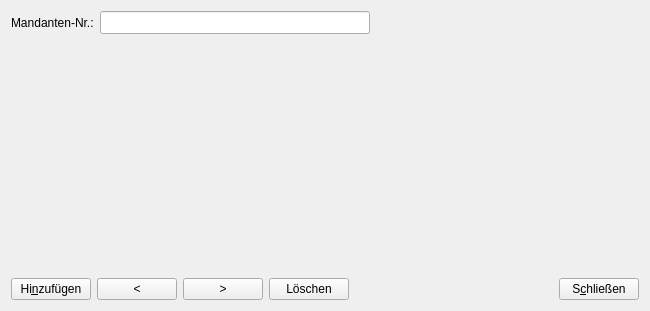
<?xml version="1.0" encoding="UTF-8"?>
<ui version="4.0">
 <class>CMandant</class>
 <widget class="QDialog" name="CMandant">
  <property name="geometry">
   <rect>
    <x>0</x>
    <y>0</y>
    <width>650</width>
    <height>311</height>
   </rect>
  </property>
  <property name="minimumSize">
   <size>
    <width>650</width>
    <height>0</height>
   </size>
  </property>
  <property name="windowTitle">
   <string>Dialog</string>
  </property>
  <property name="windowIcon">
   <iconset resource="MEGAMover.qrc">
    <normaloff>:/icons/MM.png</normaloff>:/icons/MM.png</iconset>
  </property>
  <layout class="QVBoxLayout" name="verticalLayout">
   <item>
    <layout class="QHBoxLayout" name="horiMnr">
     <item>
      <widget class="QLabel" name="label">
       <property name="text">
        <string>Mandanten-Nr.:</string>
       </property>
      </widget>
     </item>
     <item>
      <widget class="QLineEdit" name="txtMnr">
       <property name="font">
        <font>
         <pointsize>10</pointsize>
         <weight>75</weight>
         <bold>true</bold>
        </font>
       </property>
       <property name="alignment">
        <set>Qt::AlignRight|Qt::AlignTrailing|Qt::AlignVCenter</set>
       </property>
       <property name="readOnly">
        <bool>true</bool>
       </property>
      </widget>
     </item>
     <item>
      <spacer name="horizontalSpacer_2">
       <property name="orientation">
        <enum>Qt::Horizontal</enum>
       </property>
       <property name="sizeHint" stdset="0">
        <size>
         <width>40</width>
         <height>20</height>
        </size>
       </property>
      </spacer>
     </item>
    </layout>
   </item>
   <item>
    <widget class="AdressPad" name="Adresse" native="true"/>
   </item>
   <item>
    <widget class="CClientAccountPad" name="padAcc" native="true"/>
   </item>
   <item>
    <layout class="QHBoxLayout" name="horizontalLayout">
     <item>
      <widget class="QPushButton" name="cmdNew">
       <property name="toolTip">
        <string>Die angezeigte Adresse als neuen Mandanten hinzufügen.</string>
       </property>
       <property name="statusTip">
        <string>Die angezeigte Adresse als neuen Mandanten hinzufügen.</string>
       </property>
       <property name="whatsThis">
        <string>Die angezeigte Adresse als neuen Mandanten hinzufügen.</string>
       </property>
       <property name="text">
        <string>Hi&amp;nzufügen</string>
       </property>
       <property name="shortcut">
        <string>Alt+N</string>
       </property>
       <property name="autoDefault">
        <bool>false</bool>
       </property>
      </widget>
     </item>
     <item>
      <widget class="QPushButton" name="cmdPrev">
       <property name="toolTip">
        <string>Vorheriger Datensatz.</string>
       </property>
       <property name="statusTip">
        <string>Vorheriger Datensatz.</string>
       </property>
       <property name="whatsThis">
        <string>Vorheriger Datensatz.</string>
       </property>
       <property name="text">
        <string>&lt;</string>
       </property>
       <property name="shortcut">
        <string>Alt+Left</string>
       </property>
       <property name="autoDefault">
        <bool>false</bool>
       </property>
      </widget>
     </item>
     <item>
      <widget class="QPushButton" name="cmdNext">
       <property name="toolTip">
        <string>Nächster Datensatz.</string>
       </property>
       <property name="statusTip">
        <string>Nächster Datensatz.</string>
       </property>
       <property name="whatsThis">
        <string>Nächster Datensatz.</string>
       </property>
       <property name="text">
        <string>&gt;</string>
       </property>
       <property name="shortcut">
        <string>Alt+Right</string>
       </property>
       <property name="autoDefault">
        <bool>false</bool>
       </property>
      </widget>
     </item>
     <item>
      <widget class="QPushButton" name="cmdDelete">
       <property name="toolTip">
        <string>Die aktuelle Adresse löschen.</string>
       </property>
       <property name="statusTip">
        <string>Die aktuelle Adresse löschen.</string>
       </property>
       <property name="whatsThis">
        <string>Die aktuelle Adresse löschen.</string>
       </property>
       <property name="text">
        <string>Löschen</string>
       </property>
       <property name="autoDefault">
        <bool>false</bool>
       </property>
      </widget>
     </item>
     <item>
      <spacer name="horizontalSpacer">
       <property name="orientation">
        <enum>Qt::Horizontal</enum>
       </property>
       <property name="sizeHint" stdset="0">
        <size>
         <width>40</width>
         <height>20</height>
        </size>
       </property>
      </spacer>
     </item>
     <item>
      <widget class="QPushButton" name="cmdClose">
       <property name="toolTip">
        <string>Diesen Dialog schließen.</string>
       </property>
       <property name="statusTip">
        <string>Diesen Dialog schließen.</string>
       </property>
       <property name="whatsThis">
        <string>Diesen Dialog schließen.</string>
       </property>
       <property name="text">
        <string>S&amp;chließen</string>
       </property>
       <property name="icon">
        <iconset theme="close">
         <normaloff/>
        </iconset>
       </property>
       <property name="shortcut">
        <string>Alt+C</string>
       </property>
       <property name="autoDefault">
        <bool>false</bool>
       </property>
      </widget>
     </item>
    </layout>
   </item>
  </layout>
 </widget>
 <customwidgets>
  <customwidget>
   <class>AdressPad</class>
   <extends>QWidget</extends>
   <header>adresspad.h</header>
   <container>1</container>
  </customwidget>
  <customwidget>
   <class>CClientAccountPad</class>
   <extends>QWidget</extends>
   <header>cclientaccountpad.h</header>
   <container>1</container>
  </customwidget>
 </customwidgets>
 <resources>
  <include location="MEGAMover.qrc"/>
 </resources>
 <connections/>
</ui>
